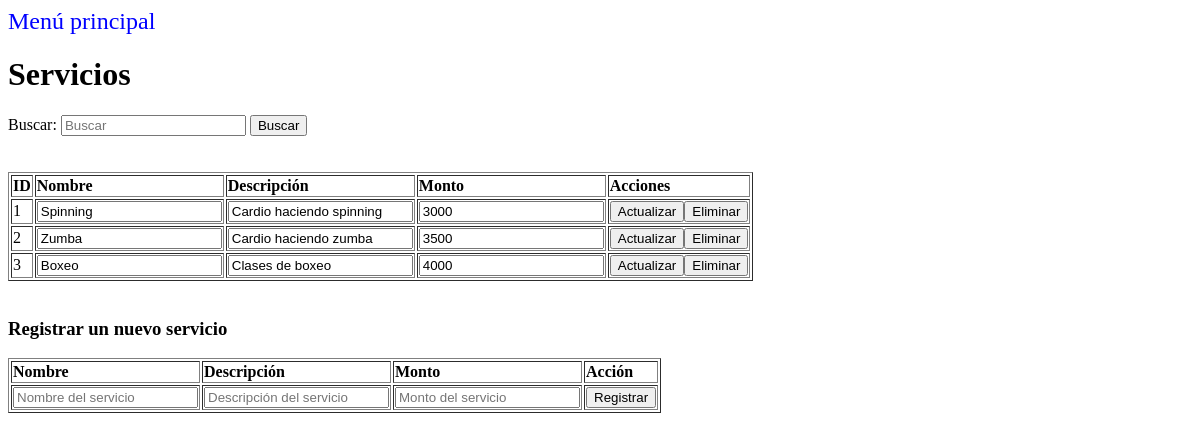
Screenshot of /view/listarServicios.php with the database file from the repository.
### tables this page shows
CREATE TABLE `tbservicio` (
  `tbservicioid` int(11) NOT NULL,
  `tbservicionombre` varchar(50) NOT NULL,
  `tbserviciodescripcion` varchar(100) NOT NULL,
  `tbservicioactivo` tinyint(4) NOT NULL
);

CREATE TABLE `tbserviciotarifa` (
  `tbserviciotarifaid` int(11) NOT NULL,
  `tbserviciotarifaservicioid` int(11) NOT NULL,
  `tbserviciotarifamonto` float NOT NULL,
  `tbserviciotarifaactivo` tinyint(4) NOT NULL
);

### data/servicioData.php (called while the page is built, shortened)
<?php
include '../domain/Servicio.php';
class ServicioData extends Data{
    public function buscarServicios($palabra){
        $conn = mysqli_connect($this->server, $this->user, $this->password, $this->db);
        $conn->set_charset('UTF8');
        $querySelect = "SELECT * FROM tbservicio WHERE tbservicioid LIKE '%$palabra%' OR tbservicionombre LIKE '%$palabra%' OR
        tbserviciodescripcion LIKE '%$palabra%';";
        $result = mysqli_query($conn, $querySelect);
        $serviciotarifaSelect = "SELECT * FROM tbserviciotarifa;";
        $serviciotarifaResult = mysqli_query($conn, $serviciotarifaSelect);
        $Servicios = [];
        $tbserviciotarifamonto = 0;
        while ($row = mysqli_fetch_array($result)) {
            if($row['tbservicioactivo'] == 1){
                while ($row2 = mysqli_fetch_array($serviciotarifaResult)) {
                    if($row['tbservicioid'] == $row2['tbserviciotarifaservicioid'] && $row2['tbserviciotarifaactivo'] == 1){
                        $tbserviciotarifamonto = $row2['tbserviciotarifamonto'];
                        break;
                    }
                }
                mysqli_data_seek($serviciotarifaResult, 0);
                $currentServicio = new Servicio($row['tbservicioid'], $row['tbservicionombre'], $row['tbserviciodescripcion'],
                $tbserviciotarifamonto, $row['tbservicioactivo']);
                array_push($Servicios, $currentServicio);
                $tbserviciotarifamonto = 0;
            }
        }
        return $Servicios;
    }
};

### business/servicioBusiness.php (called while the page is built, shortened)
<?php
include '../data/servicioData.php';
class ServicioBusiness {
    private $servicioData;
    public function ServicioBusiness() {
        $this->servicioData = new ServicioData();
    }
    public function buscar($palabra) {
        return $this->servicioData->buscarServicios($palabra);
    }
};

### domain/servicio.php (called while the page is built, shortened)
<?php
class Servicio{
    private $idTBServicio;
    private $nombreTBServicio;
    private $descripcionTBServicio;
    private $montoTBServicio;
    private $activoTBServicio;
    function Servicio($idTBServicio, $nombreTBServicio, $descripcionTBServicio, $montoTBServicio, $activoTBServicio){
        $this->idTBServicio = $idTBServicio;
        $this->nombreTBServicio = $nombreTBServicio;
        $this->descripcionTBServicio = $descripcionTBServicio;
        $this->montoTBServicio = $montoTBServicio;
        $this->activoTBServicio = $activoTBServicio;
    }
    function getIdTBServicio(){
        return $this->idTBServicio;
    }
    function getNombreTBServicio(){
        return $this->nombreTBServicio;
    }
    function getDescripcionTBServicio(){
        return $this->descripcionTBServicio;
    }
    function getMontoTBServicio(){
        return $this->montoTBServicio;
    }
    function getActivoTBServicio(){
        return $this->activoTBServicio;
    }
};

### view/listarServicios.php (the view, shortened to what this page needs)
<?php
include '../business/servicioBusiness.php';
?>
<!DOCTYPE html>
<html>
<head>
    <link rel="stylesheet" type="text/css" href="../css/style.css">
</head>
<body>
    <?php
    include 'header.php';
    ?>
    <h1>Servicios</h1>
    <form action="" method="post" autocomplete="off">
        <div>
            <label for="campo"> Buscar: </label>
            <input type="text" name="campo" id="campo" placeholder="Buscar">
            <button type="submit" name="buscar" id="buscar" value="buscar">Buscar</button>
        </div>
    </form></br></br>
    <div>
        <?php
        $campo = $_POST['campo'];
        $servicioBusiness = new servicioBusiness();
        $servicios = $servicioBusiness->buscar($campo);
        if (!empty($servicios)) {
        ?>
            <table border="1">
                <thead style="text-align: left;">
                    <tr>
                        <th>ID</th>
                        <th>Nombre</th>
                        <th>Descripción</th>
                        <th>Monto</th>
                        <th>Acciones</th>
                    </tr>
                </thead>
                <tbody>
                    <?php
                    foreach ($servicios as $row) {
                        if ($row->getActivoTBServicio() == 1) {
                            echo '<form  method="POST" enctype="multipart/form-data" action="../business/servicioAction.php">';
                            echo '<tr>';
                            echo '<td>' . $row->getIdTBServicio() . '</td>';
                            echo '<td><input class="mascaranombre" type="text" name="nombreServicio" id="nombreServicio" value="' . $row->getNombreTBServicio() . '"/></td>';
                            echo '<td><input  type="text" name="descripcionServicio" id="descripcionServicio" value="' . $row->getDescripcionTBServicio() . '"/></td>';
                            echo '<td><input  type="text" class="mascaramonto" name="montoServicio" id="montoServicio" value="' . $row->getMontoTBServicio() . '"/></td>';
                            echo '<td><input type="submit" name="actualizar" id="actualizar" value="Actualizar" onclick="return confirmarAccionModificar()"/>';
                            echo '<input type="submit" name="eliminar" id="eliminar" value="Eliminar" onclick="return confirmarAccionEliminar()"/></td>';
                            echo '</tr>';
                            echo '</form>';
                        }
                    }
                    ?>
                </tbody>
            </table>
        <?php
        } else {
            echo '<p style="color: red">SIN RESULTADOS: No se encontraron servicios!</p>';
        }
        ?>
    </div><br>
    <div>
        <h3>Registrar un nuevo servicio</h3>
        <form method="POST" id="direccionform" action="../business/servicioAction.php">
            <table border="1">
                <thead style="text-align: left;">
                    <th>Nombre</th>
                    <th>Descripción</th>
                    <th>Monto</th>
                    <th>Acción</th>
                </thead>
                <tbody>
                    <td><input type="text" class="mascaranombre" name="nombreServicio" class="form-control" placeholder="Nombre del servicio"></td>
                    <td><input type="text" name="descripcionServicio" class="form-control" placeholder="Descripción del servicio"></td>
                    <td><input type="text" class="mascaramonto" name="montoServicio" class="form-control" placeholder="Monto del servicio"></td>
                    <td><button type="submit" name="insertar" id="insertar" value="insertar">Registrar</button></td>
                </tbody>
            </table>
        </form>
    </div>
</body>
</html>

### rows the page displays
tbservicio: tbservicioid "1", nombreServicio "Spinning", descripcionServicio "Cardio haciendo spinning"
tbserviciotarifa: montoServicio "3000"
tbservicio: tbservicioid "2", nombreServicio "Zumba", descripcionServicio "Cardio haciendo zumba"
tbserviciotarifa: montoServicio "3500"
tbservicio: tbservicioid "3", nombreServicio "Boxeo", descripcionServicio "Clases de boxeo"
tbserviciotarifa: montoServicio "4000"
